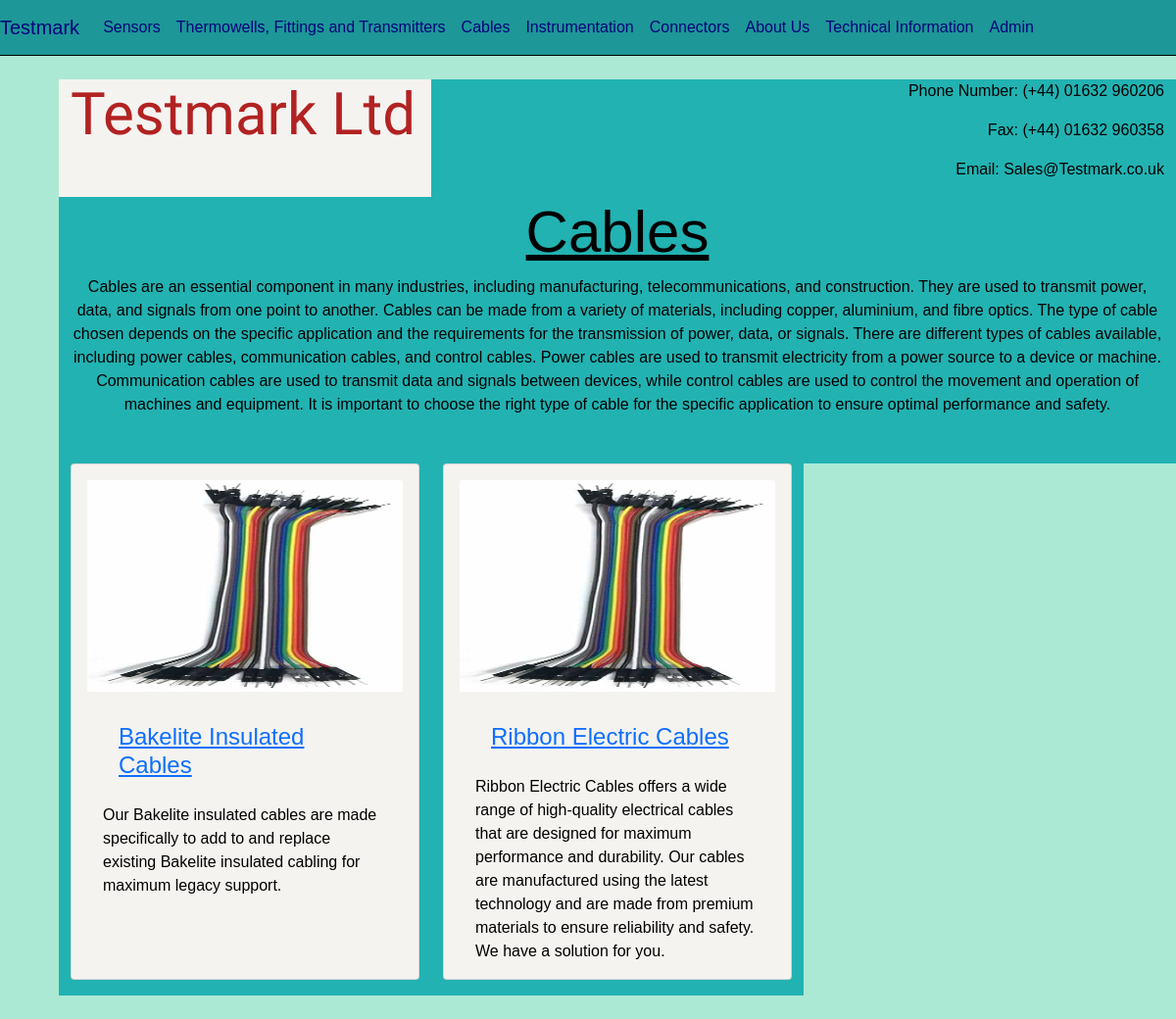
The page /Testmark-cables.php on the database its author committed.
### tables this page shows
CREATE TABLE `category` (
  `id` int(11) NOT NULL,
  `name` varchar(50) NOT NULL,
  `body` text NOT NULL
);

CREATE TABLE `product` (
  `id` int(11) NOT NULL,
  `name` varchar(100) NOT NULL,
  `image` varchar(200) NOT NULL,
  `card_text` varchar(300) NOT NULL,
  `category_id` int(11) NOT NULL
);

### Testmark-cables.php (the view, shortened to what this page needs)
<?php require_once("connection.php");
require("commonHead.php");
$querry = "SELECT id FROM category WHERE name = 'cables'";
$result = $db->query($querry);
foreach ($result as $row) {
    $idCategory = $row['id'];
}
?>
</head>
<?php require("commonNav.php") ?>
<div class="container">
    <div class="row" id="Top">
        <div class="col-md-4 col-sm-6 col-xs-12" id="c1">
            <h1 id="logo">Testmark Ltd</h1>
        </div>
        <div class="col-md-8 col-sm-6 col-xs-12" id="c2">
            <p>
                Phone Number: (+44) 01632 960206
            <p>
                Fax: (+44) 01632 960358
            </p>
            <p>
                Email: Sales@Testmark.co.uk
            </p>
        </div>
    </div>
    <div class="row">
        <div class="col-12" id="c6">
            <?php
            $querry = "SELECT * FROM category WHERE id =" . $idCategory;
            $result = $db->query($querry);
            foreach ($result as $row) {
                $name = $row['name'];
                $description = $row['body'];
                echo '<h1 id="ProductT1">' . ucfirst($name) . '</h1>
                    <p>' . $description . '</p>';
            }
            ?>
        </div>
    </div>
    <div class="row">
        <?php
        $querry = "SELECT * FROM product WHERE category_id =" . $idCategory;
        $result = $db->query($querry);
        foreach ($result as $row) {
            $id = $row['id'];
            $name = $row['name'];
            $image = $row['image'];
            $cardText = $row['card_text'];
            echo '<div class="col-md-4 col-sm-6 col-xs-12 d-flex align-items-stretch cardDiv" >
        <div class="card">
            <a href="testmark-product.php?id=' . $id . '">
                <img class="card-img-top productImage" src="image/' . $image . '" alt="Product Image">
            </a>
            <div class="card-body">
                <a href="testmark-product.php?id=' . $id . '">
                    <h4 class="card-body">' . $name . '</h4>
                </a>
                <p class="card-text">' . $cardText . '</p>
            </div>
        </div>
    </div>';
        }
        ?>
    </div>
</div>
</body>
</html>

### commonHead.php (shortened to what this page needs)
<?php
echo '<!DOCTYPE html>
<html lang="eng">
<head>
    <meta charset="UTF-8">
    <meta http-equiv="X-UA-Compatible" content="IE=edge">
    <meta name="viewport" content="width=device-width, initial-scale=1.0">
    <script src="https://cdn.jsdelivr.net/npm/bootstrap@5.1.3/dist/js/bootstrap.bundle.min.js"
></script>
    <link href="https://cdn.jsdelivr.net/npm/bootstrap@5.1.3/dist/css/bootstrap.min.css" rel="stylesheet"
>
    <link rel="stylesheet" href="Testmark-styles.css">
    <script async src="https://www.googletagmanager.com/gtag/js?id=UA-152384881-1"></script>
    <script>
        window.dataLayer = window.dataLayer || [];
        function gtag() { dataLayer.push(arguments); }
        gtag("js", new Date());
        gtag("config", "UA-152384881-1");
    </script>
    ';
?>

### commonNav.php
<?php
require_once("connection.php");
echo '<body>
<nav class="navbar navbar-expand-md" id="NN">
    <a href="index.php" class="navbar-brand" id="Brand">Testmark</a>
    <ul class="navbar-nav">';
$querry = "SELECT * from category";
$result = $db->query($querry);
foreach ($result as $row) {
    echo '<li class="nav-item">
    <a href="testmark-' . $row['name'] . '.php' . '" class="nav-link" id="NavL">' . $row['name'] . '</a>
    </li>';
}
echo '<li class="nav-item">
<a href="Testmark-about.php" class="nav-link" id="NavL5">About Us</a>
</li>
<li class="nav-item">
<a href="Testmark-technical.php" class="nav-link" id="NavL6">Technical Information</a>
</li>
<li class="nav-item">
<a href="testmark-admin.php" class="nav-link" id="NavL6">Admin</a>
</li>
</ul>
</nav>';

### Testmark-styles.css (style rules this page uses)
body { background-color: #ace9d4; font-family: Helvetica, Arial, sans-serif; color: black; font-size: 1rem; }
h1 { font-size: 3.75rem; }
#logo { font-family: "Catamaran", sans-serif; color: firebrick; }
.container { margin-top: 2%; margin-bottom: 2%; margin-left: 5%; margin-right: 5%; }
#c1 { background-color: #f5f3f0; }
#c2 { background-color: #22b2b2; text-align: right; }
#NN { background-color: #1d9797; border-bottom: 0.1rem black solid; margin: 0%; padding-right: 0%; border-right: 0rem; }
#Brand, #NavL, #NavL1, #NavL2, #NavL3, #NavL4, #NavL5, #NavL6 { color: #04047c; }
#c6, #c8, #c12, #c15, .title, #c17 { background-color: #22b2b2; text-align: center; padding-bottom: 2rem; }
.cardDiv { background-color: #22b2b2; padding-bottom: 1rem; }
.card { background-color: #f5f3f0; padding: 1rem; padding-bottom: 0rem; }
.productImage { width: 100%; height: 18vw; }
#ProductT1, #IDC1, #About, .titleText, #Tech { text-decoration: underline; }

### rows shown on the page
category: name "Sensors"
category: name "Thermowells, Fittings and Transmitters"
category: name "Cables", body "Cables are an essential component in many industries, including manufacturing, telecommunications, and construction. They are used to transmit power, data, and signals from one point to another. Cables can be made from a variety of materials, including copper, aluminium, and fibre optics. The type of cable chosen depends on the specific application and the requirements for the transmission of power, data, or signals. There are different types of cables available, including power cables, communication cables, and control cables. Power cables are used to transmit electricity from a power source to a device or machine. Communication cables are used to transmit data and signals between devices,…"
category: name "Instrumentation"
category: name "Connectors"
product: image (picture), name "Bakelite Insulated Cables", card_text "Our Bakelite insulated cables are made specifically to add to and replace existing Bakelite insulated cabling for maximum legacy support."
product: image (picture), name "Ribbon Electric Cables", card_text "Ribbon Electric Cables offers a wide range of high-quality electrical cables that are designed for maximum performance and durability. Our cables are manufactured using the latest technology and are made from premium materials to ensure reliability and safety. We have a solution for you."
